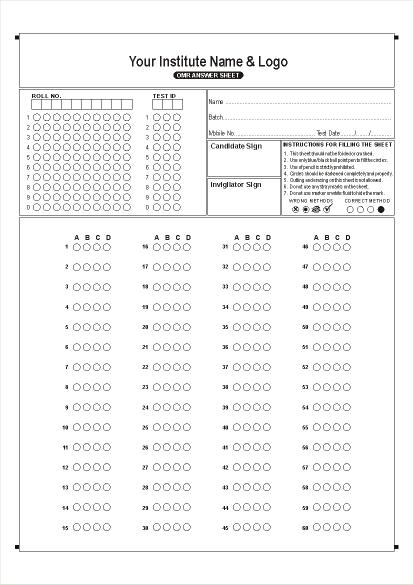
#> input picture synthetic/ref.png, 827 x 1169 px (shown at 1/2 size)
$ python -i V2.py   (imports and definitions only)   (older library calls are emulated)
#> lines starting #> are read from the running program, lines starting #| are printed output that depends on the picture
#> further down, picture is the input picture: shape (1169, 827, 3); mean B, G, R 245.4, 245.6, 245.8
import os
import re
import json
import cv2
import numpy as np
import pandas as pd
import matplotlib.pyplot as plt
import imutils

# ==========================================
# Helper Functions
# ==========================================

# [53 lines left out: function auto_register, not called in this run]

def preprocess_omr_gentle(img):
    """Removes shadows and enhances bubble contrast. Accepts an image array."""
    if len(img.shape) == 3:
        gray = cv2.cvtColor(img, cv2.COLOR_BGR2GRAY)
    else:
        gray = img.copy()

    # --- STEP 1: Gentle Shadow Removal ---
    structuring_element = cv2.getStructuringElement(cv2.MORPH_RECT, (15, 15))
    bg_img = cv2.dilate(gray, structuring_element)
#> bg_img: shape (1169, 827); every value is 255
    bg_img = cv2.medianBlur(bg_img, 21)

    diff_img = 255 - cv2.absdiff(gray, bg_img)
    norm_img = cv2.normalize(diff_img, None, alpha=0, beta=255, norm_type=cv2.NORM_MINMAX, dtype=cv2.CV_8UC1)

    # --- STEP 2: Enhance Contrast with CLAHE ---
    clahe = cv2.createCLAHE(clipLimit=3.0, tileGridSize=(8, 8))
    enhanced_img = clahe.apply(norm_img)

    # --- STEP 3: Adaptive Thresholding ---
    thresh = cv2.adaptiveThreshold(
        enhanced_img, 255,
        cv2.ADAPTIVE_THRESH_GAUSSIAN_C,
        cv2.THRESH_BINARY_INV,
        31, 7
    )
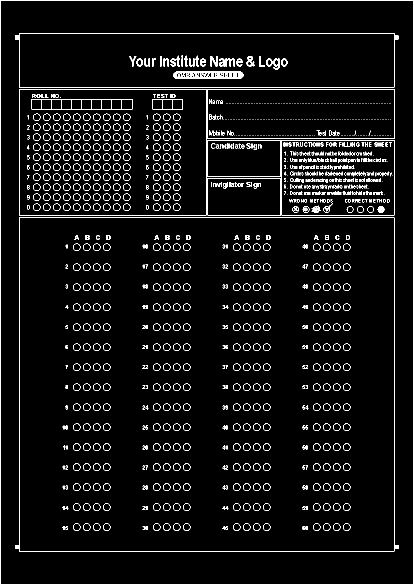
#> thresh: shape (1169, 827) (shown at 1/2 size); 4.5% white in thin lines or dots

    return enhanced_img, thresh

# [311 lines left out: functions count_omr_circles, _group_medians, build_grid_from_contours, show_image, sort_key, omr_pipeline and 1 more, not called in this run]

# [2 lines not run here, left out]

>>> import cv2
>>> picture = cv2.imread('synthetic/ref.png')
>>> result = preprocess_omr_gentle(picture)
